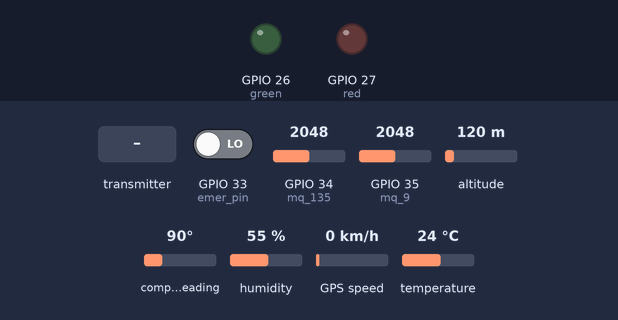
A sketch run on a simulated ESP32. On the bench: output pins drawn as LEDs (lit = HIGH). The test bench sets the inputs (shaded band); at power-on: GPIO 33 (emer_pin) LOW, GPIO 34 (mq_135) = 2048, GPIO 35 (mq_9) = 2048, altitude 120 m, compass heading 90°, humidity 55 %, GPS speed 0 km/h, temperature 24 °C. The GPS gets a fix after 3 s at 37.7749, -122.4194 with 8 satellites; no radio packets arrive unless stated; what the sketch prints to the serial monitor is not drawn.

Above: at 1.2 s.
1.3 s: GPIO 33 (emer_pin) driven HIGH
At 2.8 s:
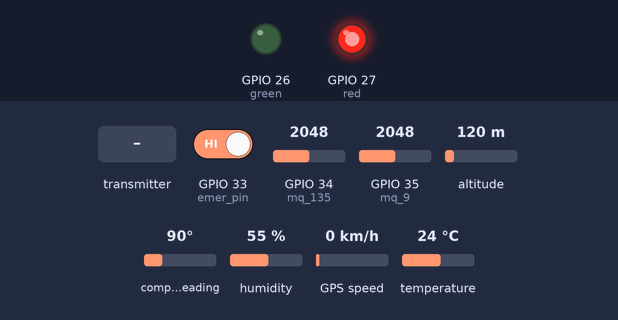
8.5 s: the transmitter starts sending e = 25
At 9.1 s:
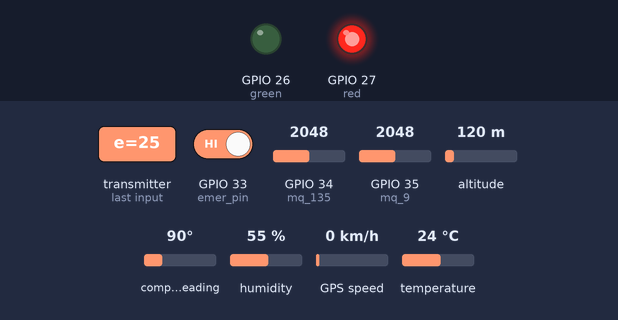
16.4 s: the transmitter starts sending e = 0
At 23.54 s:
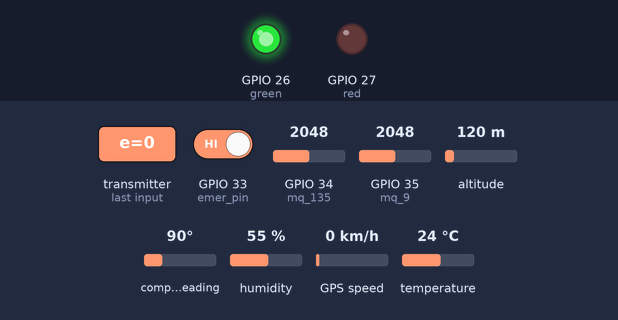
24.3 s: GPIO 33 (emer_pin) driven LOW
At 29.1 s:
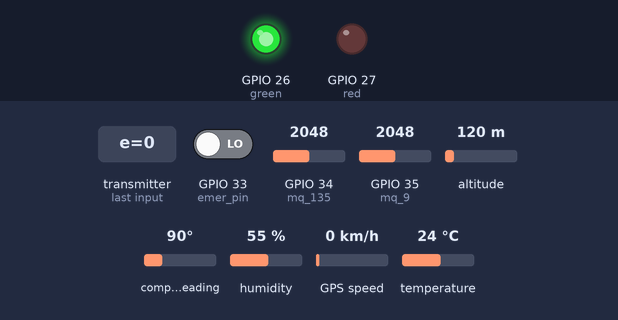
Timing chart, 0 to 30.6 s (numbered marks = the images above; inputs shaded):
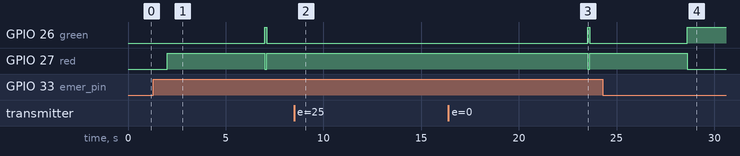

Measured:
- after the input at 1.3 s, GPIO 26 (green): LOW → HIGH after 5.7 s, → LOW 0.10 s later; GPIO 27 (red): LOW → HIGH after 0.70 s, → LOW 5.0 s later, → HIGH 0.10 s later
- after the input at 8.5 s, GPIO 26 (green): stays LOW (without the input it goes to HIGH after 3.6 s); GPIO 27 (red): stays HIGH (without the input it goes to LOW after 3.6 s)
- after the input at 16.4 s, GPIO 26 (green): LOW → HIGH after 7.1 s, → LOW 0.10 s later; GPIO 27 (red): HIGH → LOW after 7.1 s, → HIGH 0.10 s later
- after the input at 24.3 s, GPIO 26 (green): goes on until 28.6 s, then stays HIGH; GPIO 27 (red): goes on until 28.6 s, then stays LOW

The sketch:

sender_code.ino
```cpp
#include <esp_now.h>
#include <WiFi.h>
#include <DHT.h>
#include <DHT_U.h>
#include <LoRa.h>
#include <SPI.h>
#include <TinyGPS++.h>

#define GPS_BAUDRATE 9600  // The default baudrate of NEO-6M is 9600

TinyGPSPlus gps;  // the TinyGPS++ object

//defining pin and dhttype for dht sensor
#define pin 4
#define DHTTYPE DHT11

//defining pins for lora
#define ss 5
#define rst 14
#define di0 2

// defining pin for sensors and lights
int mq_9 = 35;      //connect to analog pins
int mq_135 = 34;    // connect to analog pins
int emer_pin = 33;  // connecto to analog pin
int counter = 1;    //packet id
int red = 27;
int green = 26;

//earthquake state
int earth_quake = 0;
int emer = 0;

//creating time delay for dht to read
unsigned long previousMillis = 0;     // Stores last time temperature was published
const unsigned long interval = 1000;  // interval the sensor reads or publishes the value

//creating instance for dht
DHT dht(pin, DHTTYPE);

//defining variable type
typedef struct struct_message {
  float b, c, d, e, f, h, j, M, J, K, L;
} struct_message;

// Create a struct_message called myData
struct_message myData;

// callback function that will be executed when data is received
void OnDataRecv(const uint8_t *mac, const uint8_t *incomingData, int len) {
  memcpy(&myData, incomingData, sizeof(myData));
  float M, e, f, h;
  M = abs(myData.e) + abs(myData.f) + abs(myData.h);
  if (M > 0.06) {
    Serial.println("xxxxx  LANDSLIDE WARNING  xxxxx");
    earth_quake = true;
    digitalWrite(green, LOW);
    digitalWrite(red, HIGH);
    delay(5000);
    digitalWrite(red, LOW);
    digitalWrite(green, HIGH);
  } else {
    earth_quake = false;
  }
}

void lorasetup() {
  LoRa.setPins(ss, rst, di0);
  //checking for lora
  while (!LoRa.begin(433E6)) {
    Serial.print(".");
    delay(500);
  }
  LoRa.setSyncWord(0XF3);
  Serial.println("LoRa initialization ok !!");
}

void setup() {
  Serial.begin(115200);
  Serial2.begin(GPS_BAUDRATE);
  Serial.println(F("ESP32 - GPS module"));
  lorasetup();  //lora initialization function call
  dht.begin();  //dht sensor initialization

  pinMode(mq_9, INPUT);
  pinMode(mq_135, INPUT);
  pinMode(emer_pin, INPUT);
  pinMode(red, OUTPUT);
  pinMode(green, OUTPUT);

  WiFi.mode(WIFI_STA);
  // Init ESP-NOW
  if (esp_now_init() != ESP_OK) {
    Serial.println("Error initializing ESP-NOW");
    return;
  }
  Serial.println("ESP-NOW connected sucessfully!!!!!");
  // Once ESPNow is successfully Init, we will register for recv CB to
  // get recv packer info
  esp_now_register_recv_cb(OnDataRecv);
}

void loop() {
  float latitude = 0;
  float longitude = 0;
  if (Serial2.available() > 0) {
    if (gps.encode(Serial2.read())) {
      if (gps.location.isValid()) {
        latitude = gps.location.lat();
        longitude = gps.location.lng();
      }
    }

    if (millis() > 5000 && gps.charsProcessed() < 10) {
      Serial.println(F("No GPS data received: check wiring"));
    }
  }

  unsigned long currentMillis = millis();
  if (currentMillis - previousMillis >= interval) {
    // Save the last time a new reading was published
    previousMillis = currentMillis;
    double temperature = dht.readTemperature();  // reading temperature value from dht sensor
    Serial.print("temperature:");
    Serial.println(temperature);
    double humidity = dht.readHumidity();  // reading humidity value from dht sensor
    Serial.print("Humidity:");
    Serial.println(humidity);

    int MQ_9 = analogRead(mq_9);      // reading value from MQ7 sensor
    int MQ_135 = analogRead(mq_135);  // reading value from MQ 135 sensor

    //emergency button
    int Emergency = 0;
    Emergency = digitalRead(emer_pin);
    if (Emergency == 1) {
      emer = true;
      Serial.println("!!!!EMERGENCY!!!!");
      digitalWrite(red, HIGH);
      digitalWrite(green, LOW);
      delay(5000);
      digitalWrite(red, LOW);
      digitalWrite(green, HIGH);
    } else {
      emer = false;
    }

    float latitude = 0;
    float longitude = 0;
    latitude = gps.location.lat();
    Serial.println("latitude");
    Serial.println(latitude);
    longitude = gps.location.lng();
    Serial.println("longitude");
    Serial.println(longitude);


    // writing all value into a JSON document or structure
    String data = "{\"Temperature\" : \"" + String(temperature) + "\",\"Humidity\" : \"" + String(humidity) + "\",\"MQ-9\" : \"" + String(MQ_9) + "\" , \"MQ-135\" : \"" + String(MQ_135) + "\" ,\"Packet_id\" : \"" + String(counter) + "\",\"earth\" : \"" + String(earth_quake) + "\",\"emergency\" : \"" + String(emer) + "\",\"longitude\" : \"" + String(longitude) + "\",\"latitude\" : \"" + String(latitude) + "\"}";
    //Sending via LoRa
    Serial.println(data);  // printing lora data
    LoRa.beginPacket();
    LoRa.print(data);  // sending value via lora
    LoRa.endPacket();
    counter++;  // counter for packet id
  }
}
```
